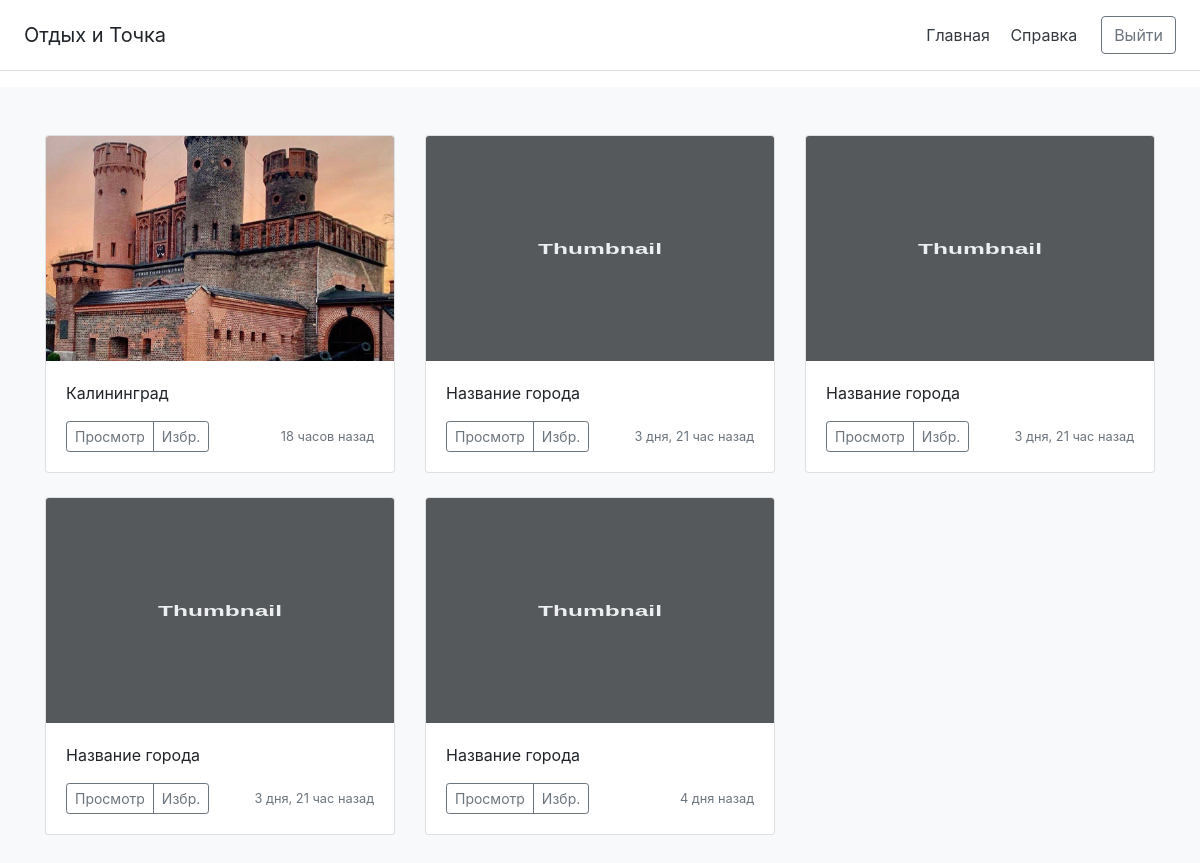
The app's page / (signed in) with its own data.
### main/models.py (models this page shows, shortened)
class AlbumElem(models.Model): # реализация непосредственно с SQLite
    photo = models.ImageField(upload_to='photos/%Y/%m/%d')
    title = models.TextField(max_length=255, default='Название города')
    content = models.TextField(blank=True)
    time_of_creation = models.DateTimeField(auto_now_add=True)
    def get_absolute_url(self):
        return reverse('albumelem', kwargs={'album_elem_id': self.pk})
    class Meta:
        verbose_name = 'Статьи на сайте'
        verbose_name_plural = 'Статьи на сайте'

### main/views.py (the view)
# urls.py: path('', index, name='home'),
def index(request):
    elems = AlbumElem.objects.all().order_by('-id')
    return render(request, 'main/index.html', {'album_elem_list': elems, 'title': 'Главная'})

### main/templates/main/index.html (shortened to what this page needs)
{% extends 'main/base.html' %}
{% load humanize %}
{% block content %}
<div class="container">
    <div class="row">
        {% for album_elem in album_elem_list %}
            <div class="col-md-4">
              <div class="card mb-4 box-shadow">
                {% if album_elem.photo %}
                    <img class="card-img-top"
                         alt="Can't show image :("
                         style="height: 225px; width: 100%; display: block; object-fit: cover;"
                         src="{{album_elem.photo.url}}">
                {% else %}
                    <img class="card-img-top"
                         alt="Thumbnail [100%x225]"
                         style="height: 225px; width: 100%; display: block;"
>
                {% endif %}
                <div class="card-body">
                  <p class="card-text"> {{album_elem.title}} </p>
                  <div class="d-flex justify-content-between align-items-center">
                    <div class="btn-group">
                      <a class="btn btn-sm btn-outline-secondary" href="{{album_elem.get_absolute_url}}">Просмотр</a>
                      <button type="submit" class="btn btn-sm btn-outline-secondary" name="favorite">Избр.</button>
                    </div>
                    <small class="text-muted"> {{album_elem.time_of_creation|naturaltime}} </small>
                  </div>
                </div>
              </div>
            </div>
        {% endfor %}
  </div>
</div>
{% endblock %}

### records on screen
AlbumElem: photo (picture), title "Калининград", time_of_creation "18 часов назад"
AlbumElem: title "Название города", time_of_creation "3 дня, 21 час назад"
AlbumElem: title "Название города", time_of_creation "3 дня, 21 час назад"
AlbumElem: title "Название города", time_of_creation "3 дня, 21 час назад"
AlbumElem: title "Название города", time_of_creation "4 дня назад"
